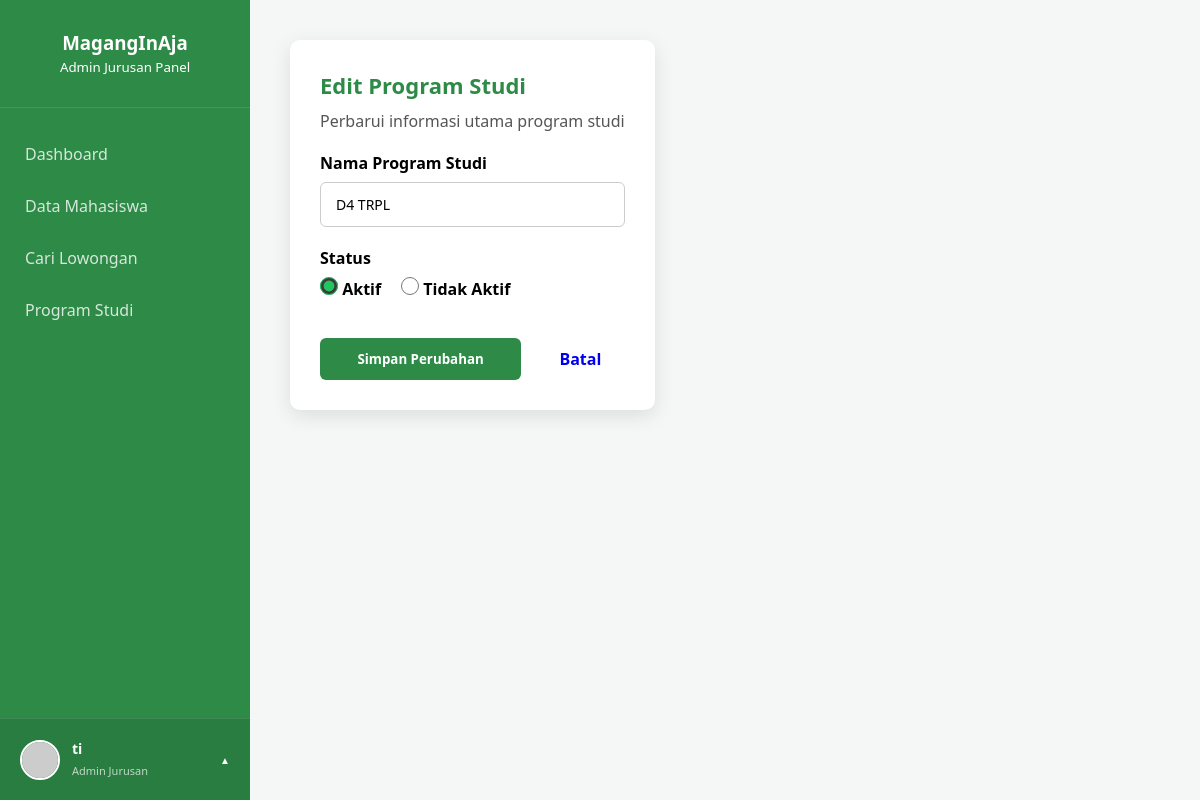
Page /jurusan/register_prodi/edit_prodi.php?id=3 (signed in) on the committed database.
### tables this page shows
CREATE TABLE `prodi` (
  `id_prodi` int(11) NOT NULL,
  `id_jurusan` int(11) NOT NULL,
  `nama_prodi` varchar(100) NOT NULL,
  `status` enum('aktif','tidak aktif') NOT NULL
);

### config.php (called while the page is built, shortened)
<?php
$base_url = "http://localhost/MagangInAja/";

### jurusan/register_prodi/edit_prodi.php (the view, shortened to what this page needs)
<?php
require_once '../../templates/header_jurusan.php';
$id = mysqli_real_escape_string($conn, $_GET['id']);
$query = mysqli_query($conn, "SELECT * FROM prodi WHERE id_prodi = '$id'");
$data = mysqli_fetch_assoc($query);
?>
<link rel="stylesheet" href="<?= $base_url; ?>css/data_prodi.css">
<main class="main-content">
    <div class="form-card">
        <h2>Edit Program Studi</h2>
        <p>Perbarui informasi utama program studi</p>
        <form action="proses_edit_prodi.php" method="POST">
            <div class="form-group">
                <label for="nama_prodi">Nama Program Studi</label>
                <input type="text" id="nama_prodi" name="nama_prodi" value="<?= htmlspecialchars($data['nama_prodi']); ?>" required>
            </div>
            <div class="form-group radio-box">
                <label>Status</label>
                <div class="input-field">
                    <label>
                        <input type="radio" name="status" value="aktif" <?= ($data['status'] === 'aktif') ? 'checked' : ''; ?> required>
                        Aktif
                    </label>
                    <label>
                        <input type="radio" name="status" value="tidak aktif" <?= ($data['status'] === 'tidak aktif') ? 'checked' : ''; ?>>
                        Tidak Aktif
                    </label>
                </div>
            </div>
            <div style="margin-top: 30px; display: flex; gap: 15px;">
                <button type="submit" name="update" class="btn-submit" style="flex: 2;">Simpan Perubahan</button>
                <a href="data_prodi.php" class="btn-theme-white" style="flex: 1; display: flex; align-items: center; justify-content: center; text-decoration: none; border-radius: 15px; font-weight: 700;">Batal</a>
            </div>
        </form>
    </div>
</main>

### css/jurusan.css (style rules this page uses)
:root { --primary-green: #2E8B47; --sidebar-width: 250px; }
* { margin: 0; padding: 0; box-sizing: border-box; font-family: 'Segoe UI', sans-serif; }
body { background-color: #f4f7f6; display: flex; }
.main-content { margin-left: 250px; flex: 1; display: flex; flex-direction: column; min-height: 100vh; padding: 40px; box-sizing: border-box; }

### css/data_prodi.css (style rules this page uses)
.form-card { background: #fff; padding: 30px; border-radius: 10px; box-shadow: 0 6px 20px rgba(0,0,0,0.1); max-width: 500px; margin: 0 auto; }
.form-card h2 { margin-bottom: 10px; font-size: 22px; color: #2E8B47; }
.form-card p { margin-bottom: 20px; color: #555; }
.form-group { margin-bottom: 20px; }
.form-group label { display: block; font-weight: 600; margin-bottom: 8px; }
.form-group input[type="text"] { width: 100%; padding: 12px 15px; border: 1px solid #ccc; border-radius: 6px; font-size: 14px; outline: none; transition: 0.3s; }
.radio-box .input-field { display: flex; gap: 20px; margin-top: 5px; }
.radio-box input[type="radio"] { accent-color: #22c55e; width: 18px; height: 18px; }
.btn-submit { background-color: #2E8B47; color: white; padding: 12px; border: none; border-radius: 6px; font-weight: 600; cursor: pointer; width: 100%; transition: 0.3s; }

### rows in the picture
prodi: nama_prodi "D4 TRPL", status "☑ Aktif", status "☐ Tidak Aktif"

### other values in the picture
$_SESSION['username'] "ti"
